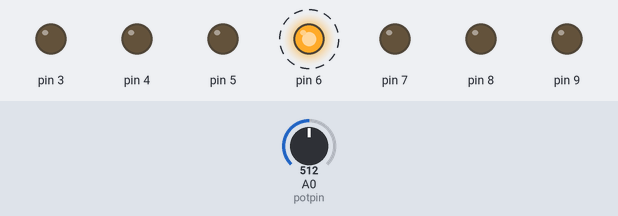
Bench run of a sketch on a simulated Arduino Uno, built with avr-gcc and run on an emulated ATmega328P. Parts: output pins drawn as LEDs (lit = HIGH). Dashed ring = blinking. Inputs (shaded band) come from the test bench; at power-on: A0 (potpin) = 512.

Above: at 3.8 s.
3.9 s: A0 (potpin) set to 716
At 6.46 s:
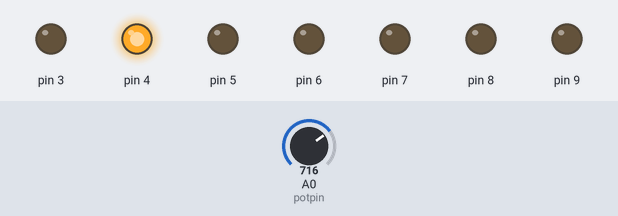
11.2 s: A0 (potpin) set to 511
At 12.95 s:
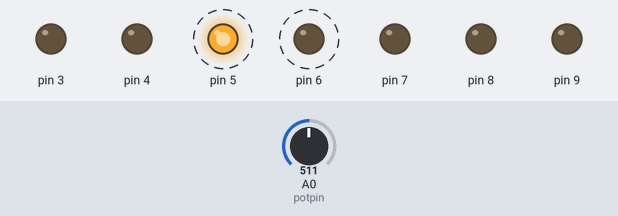
15.1 s: A0 (potpin) set to 900
At 16.58 s:
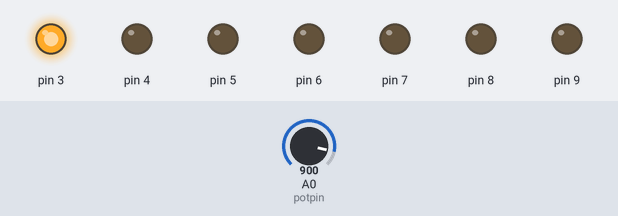
Timing chart, 0 to 25.0 s (numbered marks = the images above; inputs shaded):
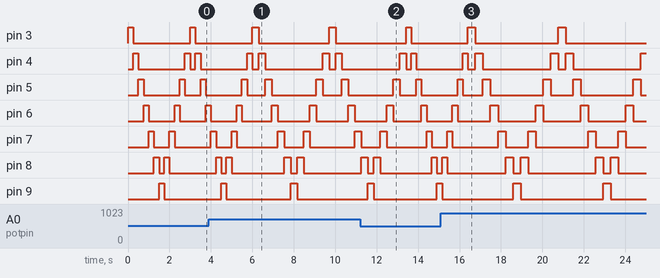

The sketch:

lason_yeti.ino
```cpp
// sets a default delay time, 100 milliseconds (one tenth of a second)
int potpin = 0;
int val;

void setup()
{
  // initialize the digital pins as outputs:
  // later on there will be easier ways to do this
  //pinMode(2, OUTPUT);
  pinMode(3, OUTPUT);
  pinMode(4, OUTPUT);
  pinMode(5, OUTPUT);
  pinMode(6, OUTPUT);
  pinMode(7, OUTPUT);
  pinMode(8, OUTPUT);
  pinMode(9, OUTPUT);
}

// the loop() method repeats indefinitely until you turn off the powe
void loop()

{
  val = analogRead(potpin);            // reads the value of the potentiometer (value between 0 and 1023)
  val = map(val, 0, 1023, 100, 400);     // scale it to use it with the servo (value between 0 and 5000)

 // digitalWrite(2, HIGH);   // turn on LED on pin 2
  //delay(val);              // wait (length determined by value of 'del')
 // digitalWrite(2, LOW);    // turn it off
  digitalWrite(3, HIGH);   // turn on LED on pin 3
  delay(val);              // wait
  digitalWrite(3, LOW);    // turn it off
  digitalWrite(4, HIGH);   // turn on LED on pin 4
  delay(val);              // wait
  digitalWrite(4, LOW);    // turn it off
  digitalWrite(5, HIGH);   // turn on LED on pin 5
  delay(val);              // wait
  digitalWrite(5, LOW);    // turn it off
  digitalWrite(6, HIGH);   // turn on LED on pin 6
  delay(val);              // wait
  digitalWrite(6, LOW);    // turn it off
  digitalWrite(7, HIGH);   // turn on LED on pin 7
  delay(val);              // wait
  digitalWrite(7, LOW);    // turn it off
  digitalWrite(8, HIGH);   // turn on LED on pin 8
  delay(val);              // wait
  digitalWrite(8, LOW);    // turn it off
  digitalWrite(9, HIGH);   // turn on LED on pin 9
  delay(val);              // wait
  digitalWrite(9, LOW);    // turn it off
  digitalWrite(8, HIGH);   // turn on LED on pin 8
  delay(val);              // wait
  digitalWrite(8, LOW);    // turn it off
  digitalWrite(7, HIGH);   // turn on LED on pin 7
  delay(val);              // wait
  digitalWrite(7, LOW);    // turn it off
  digitalWrite(6, HIGH);   // turn on LED on pin 6
  delay(val);              // wait
  digitalWrite(6, LOW);    // turn it off
  digitalWrite(5, HIGH);   // turn on LED on pin 5
  delay(val);              // wait
  digitalWrite(5, LOW);    // turn it off
  digitalWrite(4, HIGH);   // turn on LED on pin 4
  delay(val);              // wait
  digitalWrite(4, LOW);    // turn it off
  //digitalWrite(3, HIGH);   // turn on LED on pin 3
  //delay(val);              // wait
  //digitalWrite(3, LOW);    // turn it off
}
```

Measured:
- after the input at 15.1 s, pin 3: HIGH → LOW after 1.7 s, → HIGH 4.0 s later, → LOW 0.36 s later
- by itself, pin 3: alternates HIGH for 0.31 s and LOW for 3.4 s
- by itself, pin 5: repeats every 4.2 s: LOW 0.98 s, HIGH 0.36 s, LOW 2.5 s, HIGH 0.36 s
